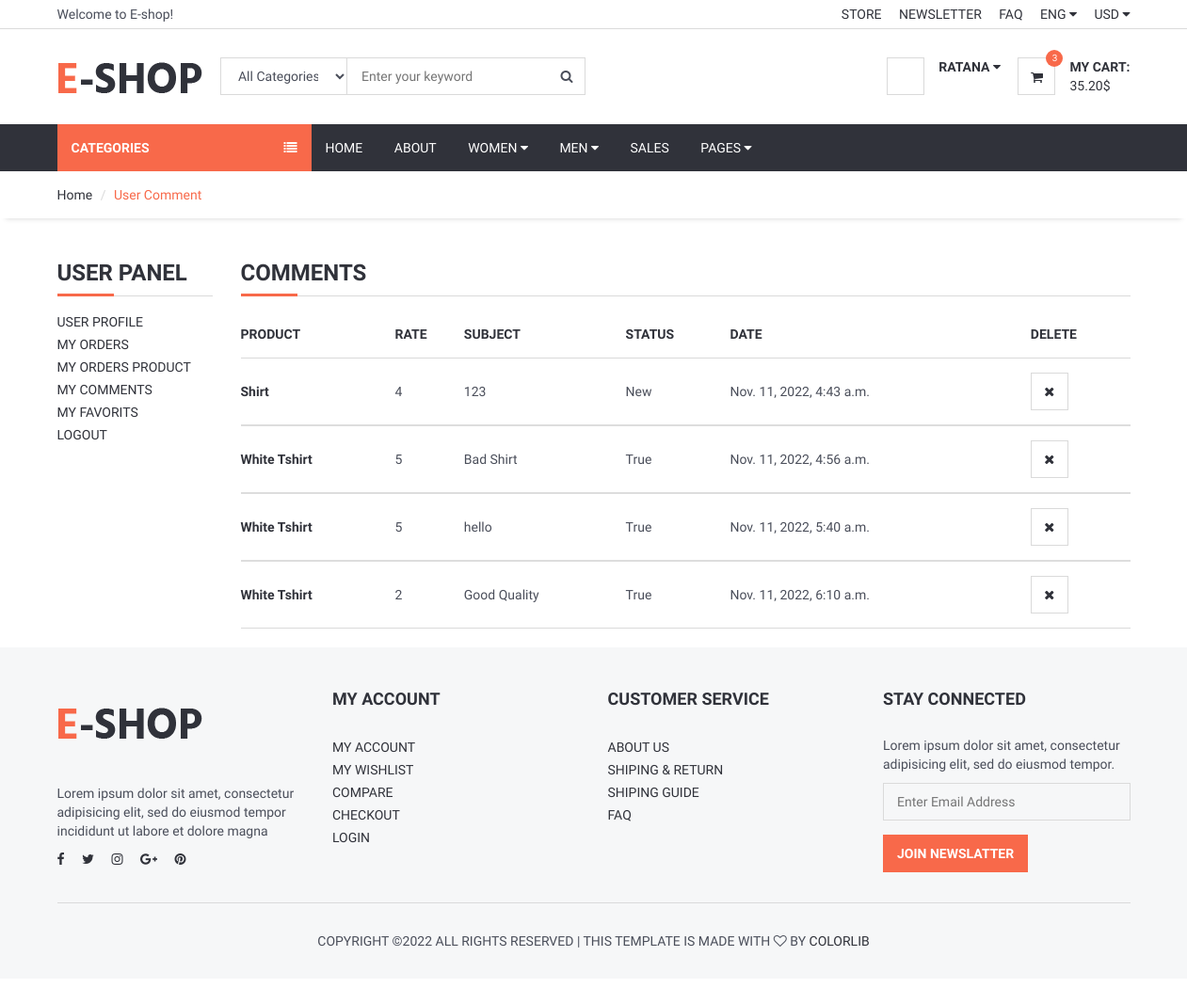
/user/comment/ (signed in), run on an earlier commit of the app's database.
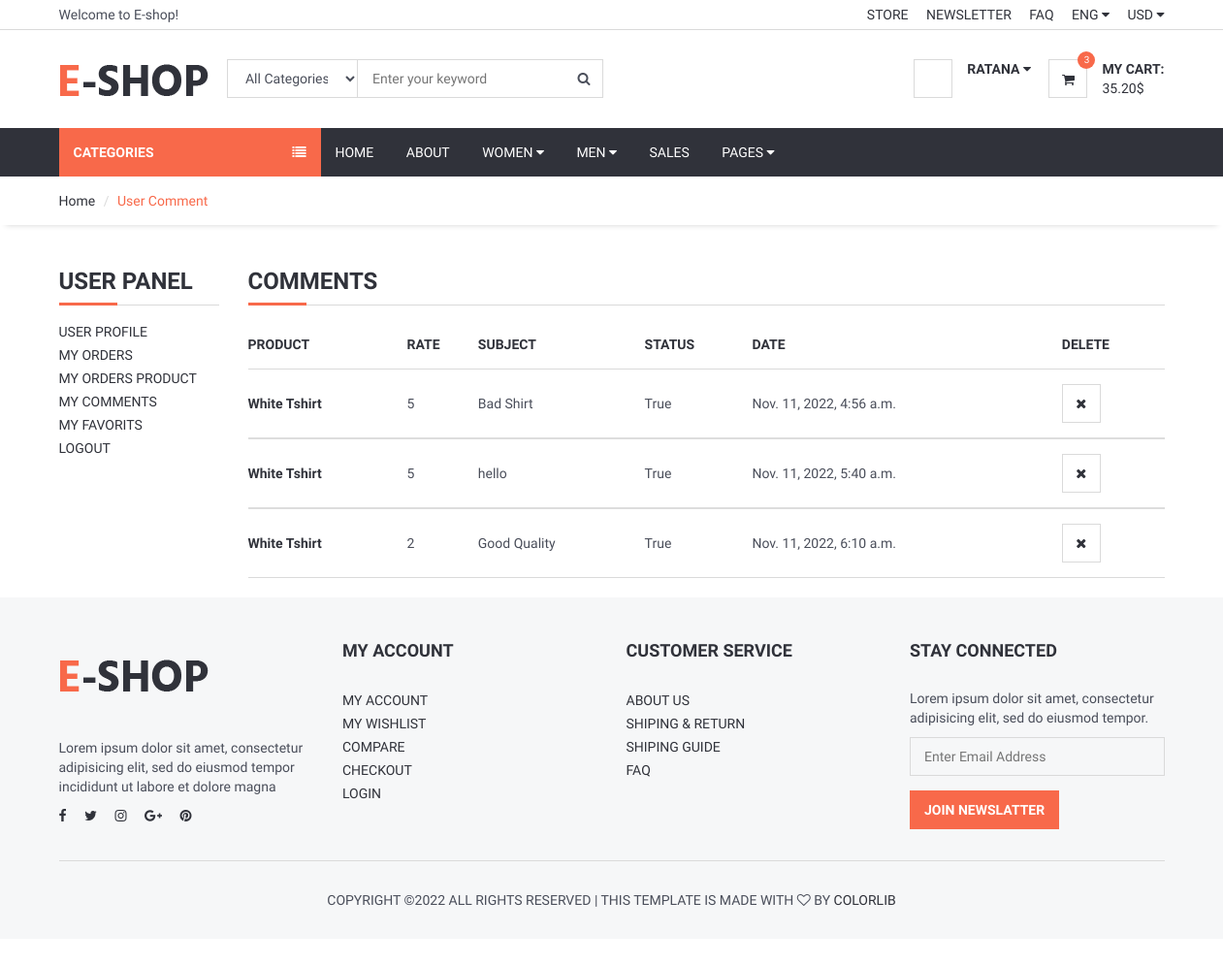
And on a later commit of the database.
### product/models.py (models this page shows, shortened)
class Comment(models.Model):
    STATUS = (
        ('New', 'New'),
        ('True', 'True'),
        ('False', 'False'),
    )
    product = models.ForeignKey(Product, on_delete=models.CASCADE)
    user = models.ForeignKey(User, on_delete=models.CASCADE)
    subject = models.CharField(max_length=50, blank=True)
    comment = models.CharField(max_length=50, blank=True)
    rate = models.IntegerField(default=1)
    ip = models.CharField(max_length=20, blank=True)
    status = models.CharField(max_length=10, choices=STATUS, default='New')
    create_at = models.DateTimeField(auto_now_add=True)
    update_at = models.DateTimeField(auto_now=True)

class Product(models.Model):
    STATUS = (
        ('True', 'True'),
        ('False', 'False'),
    )
    category = models.ForeignKey(Category, on_delete=models.CASCADE)# one product have one category -> one category have many product
    title = models.CharField(max_length=30)
    keyword = models.CharField(max_length=255)
    description = models.CharField(max_length=255)
    image = models.ImageField(upload_to='images/', null=True)
    price = models.FloatField()
    amount = models.IntegerField()
    minamount = models.IntegerField()
    detail = RichTextUploadingField()
    slug = models.SlugField(null=False, unique=True)
    status = models.CharField(max_length=10, choices=STATUS)
    create_at = models.DateTimeField(auto_now_add=True)
    update_at = models.DateTimeField(auto_now=True)
    def __str__(self):
        return self.title

### user/views.py (the view)
def userComment(request):
    category = Category.objects.all()
    current_user = request.user
    comments = Comment.objects.filter(user_id=current_user.id)
    context ={
        'category' : category,
        'comments' : comments,
    }
    return render(request, 'userComment.html', context)

### user/templates/userComment.html (shortened to what this page needs)
{% extends 'homebase.html' %}
{% block sidebar %}{% include 'sidebar.html' %}{% endblock %}
{% block body %}
{% load static %}
<div id="breadcrumb">
    <div class="container">
        <ul class="breadcrumb">
            <li><a href="/">Home</a></li>
            <li class="active">User Comment</li>
        </ul>
    </div>
</div>
<div class="section">
    <div class="container">
        <div class="row">
            <div class="col-md-2">
                {% include 'sidePanel.html' %}
            </div>
            <div class="col-md-10">
                <div class="order-summary clearfix">
                    <div class="section-title">
                        <h3 class="title">Comments </h3 </div>
                    </div>
                        <table class="shopping-cart-table table">
                            <thead>
                                <tr>
                                    <th class="text-left">Product</th>
                                    <th class="text-left">Rate</th>
                                    <th class="text-left">Subject</th>
                                    <th class="text-left">Status</th>
                                    <th class="text-left">Date</th>
                                    <th class="text-left">Delete</th>
                                </tr>
                            </thead>
                            {% for comment in comments %}
                            <tbody>
                            <tr>
                                <td class="text-left"><a href="/product/{{comment.product_id}}/{{comment.product.slug}}"><strong>{{ comment.product}}</strong></a></td>
                                <td class="text-left">{{ comment.rate}}</td>
                                <td class="text-left">{{ comment.subject}}</td>
                                <td class="text-left">{{ comment.status}}</td>
                                <td class="text-left">{{ comment.create_at}}</td>
                                <td class="text-left">
                                    <a class="main-btn icon-btn" href="/order/deletefromcart/{{pro.id}}" onclick="return confirm('Delete ! Are you sure you wnat to delete this comment')"><i class="fa fa-close"></i></a>
                                    </td>
                            </tr>
                        </tbody>
                            {% endfor %}
                        </table>
                </div>
            </div>
        </div>
    </div>
    {% endblock %}

What changed in the data, as far as the page shows it:
removed Comment: product "Shirt", rate "4", subject "123", status "New", create_at "Nov. 11, 2022, 4:43 a.m."
